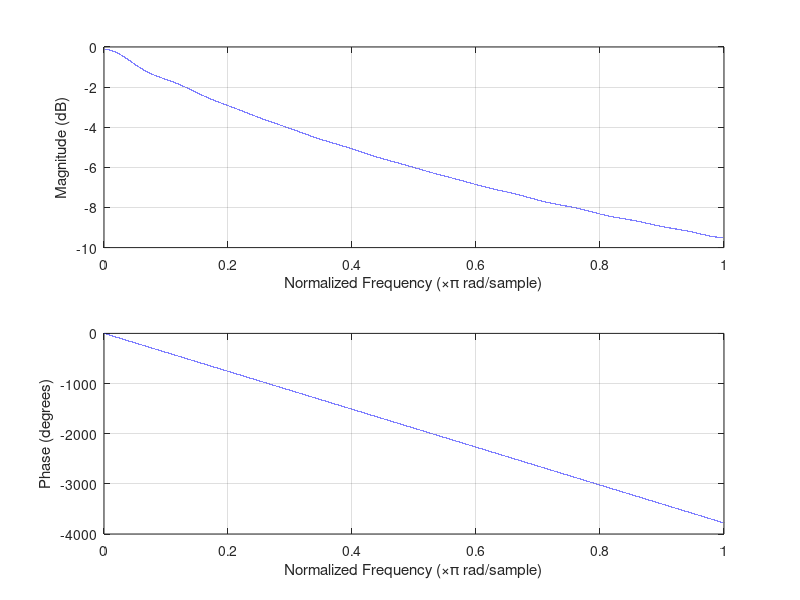
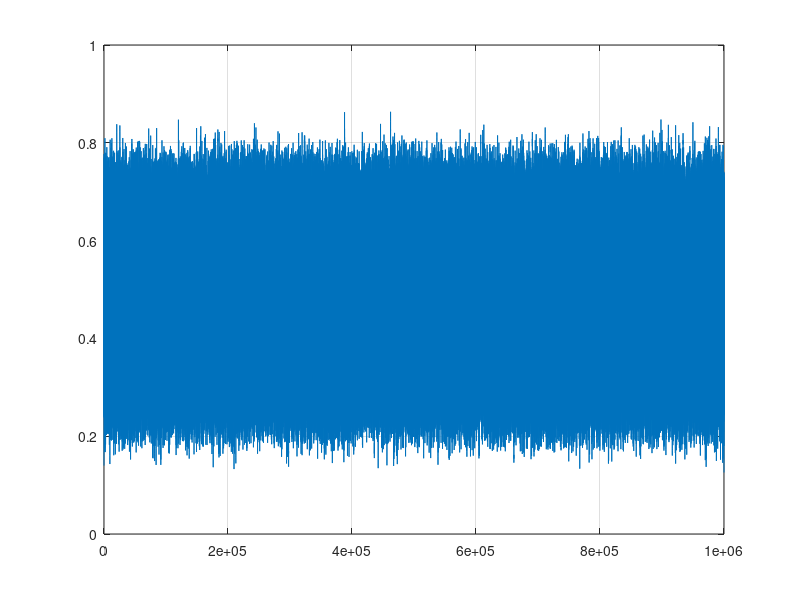
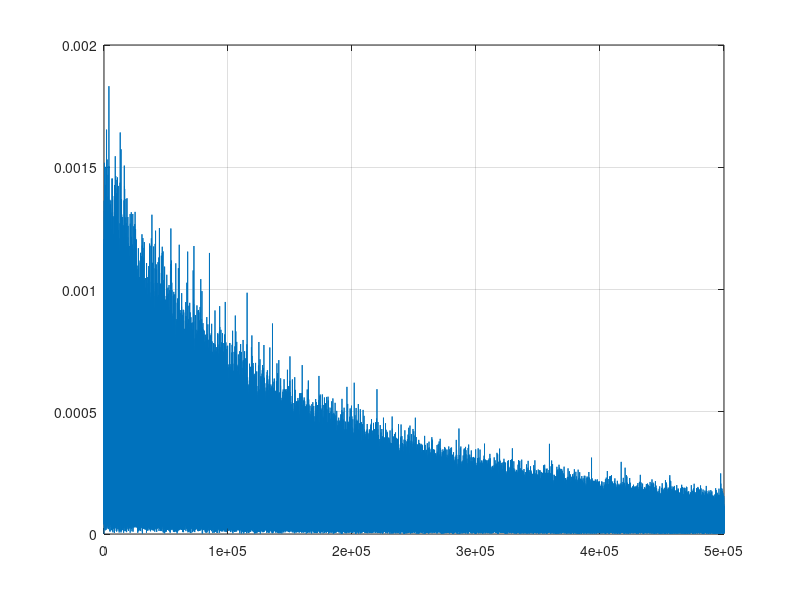

Here is the MATLAB script that generated these plots, in order:
fv = linspace(0, 1, 20);                                % Normalised Frequencies
a = 1./(1 + fv*2);                                      % Amplitudes Of ‘1/f’
b = firls(42, fv, a);                                   % Filter Numerator Coefficients
figure(1)
freqz(b, 1, 2^17)                                       % Filter Bode Plot
N = 1E+6;
ns = rand(1, N);
invfn = filtfilt(b, 1, ns);                             % Create ‘1/f’ Noise
figure(2)
plot([0:N-1], invfn)                                    % Plot Noise In Time Domain
grid
FTn = fft(invfn-mean(invfn))/N;                         % Fourier Transform
figure(3)
plot([0:N/2], abs(FTn(1:N/2+1))*2)                      % Plot Fourier Transform Of Noise
grid
